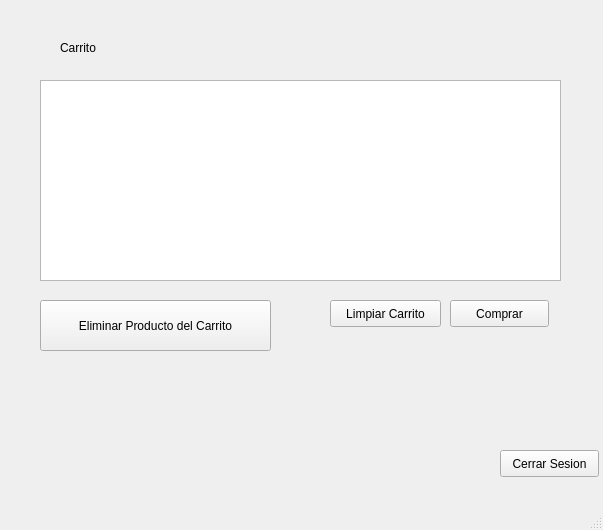
<?xml version="1.0" encoding="UTF-8"?>
<ui version="4.0">
 <class>Carrito</class>
 <widget class="QMainWindow" name="Carrito">
  <property name="geometry">
   <rect>
    <x>0</x>
    <y>0</y>
    <width>603</width>
    <height>530</height>
   </rect>
  </property>
  <property name="windowTitle">
   <string>Carrito</string>
  </property>
  <widget class="QWidget" name="centralwidget">
   <widget class="QLabel" name="labelCarrito">
    <property name="geometry">
     <rect>
      <x>60</x>
      <y>40</y>
      <width>61</width>
      <height>16</height>
     </rect>
    </property>
    <property name="text">
     <string>Carrito</string>
    </property>
    <property name="textFormat">
     <enum>Qt::AutoText</enum>
    </property>
   </widget>
   <widget class="QListView" name="listView">
    <property name="geometry">
     <rect>
      <x>40</x>
      <y>80</y>
      <width>521</width>
      <height>201</height>
     </rect>
    </property>
   </widget>
   <widget class="QPushButton" name="btnEliminar">
    <property name="geometry">
     <rect>
      <x>40</x>
      <y>300</y>
      <width>231</width>
      <height>51</height>
     </rect>
    </property>
    <property name="text">
     <string>Eliminar Producto del Carrito</string>
    </property>
   </widget>
   <widget class="QPushButton" name="btnCerrarSesion">
    <property name="geometry">
     <rect>
      <x>500</x>
      <y>450</y>
      <width>99</width>
      <height>27</height>
     </rect>
    </property>
    <property name="text">
     <string>Cerrar Sesion</string>
    </property>
   </widget>
   <widget class="QPushButton" name="btnComprar">
    <property name="geometry">
     <rect>
      <x>450</x>
      <y>300</y>
      <width>99</width>
      <height>27</height>
     </rect>
    </property>
    <property name="text">
     <string>Comprar</string>
    </property>
   </widget>
   <widget class="QPushButton" name="btnLimpiarCarrito">
    <property name="geometry">
     <rect>
      <x>330</x>
      <y>300</y>
      <width>111</width>
      <height>27</height>
     </rect>
    </property>
    <property name="text">
     <string>Limpiar Carrito</string>
    </property>
   </widget>
  </widget>
  <widget class="QMenuBar" name="menubar">
   <property name="geometry">
    <rect>
     <x>0</x>
     <y>0</y>
     <width>603</width>
     <height>25</height>
    </rect>
   </property>
  </widget>
  <widget class="QStatusBar" name="statusbar"/>
 </widget>
 <resources/>
 <connections/>
</ui>
